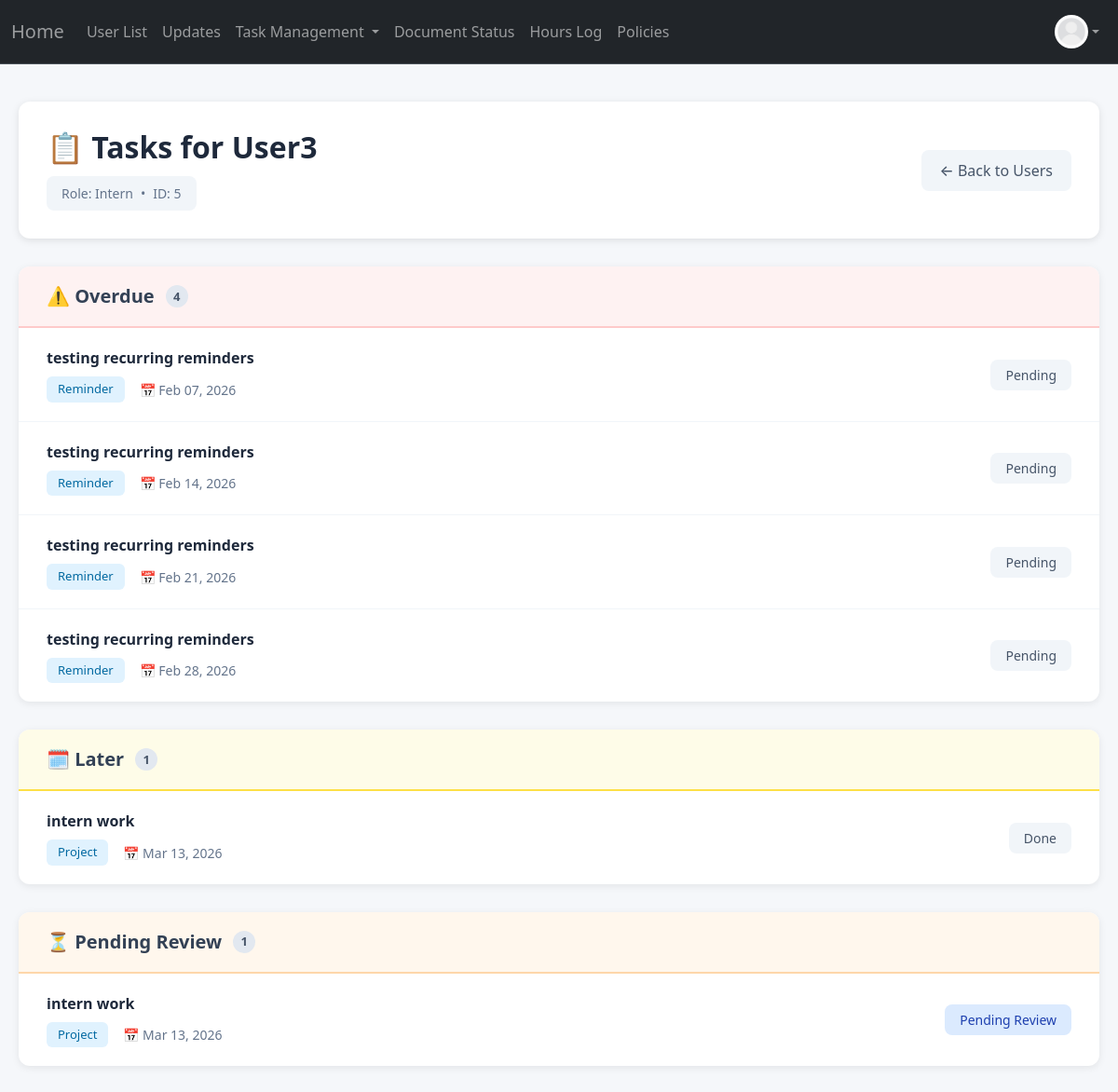
The page /tasks/user?user_id=5 (signed in) on the database its author committed.
### project/models.py (models this page shows, shortened)
class User(db.Model, UserMixin):
    __tablename__ = 'users'
    id: Mapped[int] = mapped_column(primary_key=True)
    name: Mapped[str] = mapped_column()
    email: Mapped[str] = mapped_column(unique=True)
    address: Mapped[str] = mapped_column(default="None Provided")
    password_hash: Mapped[str] = mapped_column(db.String(128))
    date_created: Mapped[datetime] = mapped_column(DateTime, server_default=func.now())
    total_hours: Mapped[float] = mapped_column(default=0.0)
    picture: Mapped[str] = mapped_column(default="default.jpeg")
    role: Mapped[str] = mapped_column(default="user")  # "user", "volunteer", " intern", "board"
    hours: Mapped[List["Hours"]] = relationship("Hours", back_populates="user", cascade="all, delete-orphan")
    documents: Mapped[List["Document"]] = relationship("Document", back_populates="user", cascade="all, delete-orphan")
    task_assignments: Mapped[List["TaskAssignment"]] = relationship(
        "TaskAssignment",
        back_populates="user",
        cascade="all, delete-orphan"
    )

class TaskAssignment(db.Model):
    __tablename__ = 'task_assignments'
    id: Mapped[int] = mapped_column(primary_key=True)
    task_id: Mapped[int] = mapped_column(db.ForeignKey('tasks.id'), name="fk_taskassign_task_id")
    user_id: Mapped[int] = mapped_column(db.ForeignKey('users.id'), name="fk_taskassign_user_id")
    due_date: Mapped[datetime] = mapped_column(DateTime, nullable=False)
    status: Mapped[str] = mapped_column(default="pending")
    upload: Mapped[bool] = mapped_column(default=False)
    filename: Mapped[str] = mapped_column(nullable=True)
    score: Mapped[float] = mapped_column(nullable=True)
    comments: Mapped[str] = mapped_column(default="")
    task: Mapped["Task"] = relationship("Task", back_populates="assignments")
    user: Mapped["User"] = relationship("User", back_populates="task_assignments")

class Task(db.Model):
    __tablename__ = 'tasks'
    id = db.Column(db.Integer, primary_key=True)
    title = db.Column(db.String(200), nullable=False)
    description = db.Column(db.Text, nullable=False)
    classification = db.Column(db.String(50), nullable=False)  # 'project' or 'reminder'
    assigned_role = db.Column(db.String(50), nullable=False)   # 'intern', 'volunteer', 'board', 'specific'
    created_by = db.Column(db.Integer, db.ForeignKey('users.id'), nullable=False)
    created_at = db.Column(db.DateTime, default=datetime.utcnow)
    is_recurring = db.Column(db.Boolean, default=False)  # Whether this is a recurring reminder
    recurrence_frequency = db.Column(db.String(50), nullable=True)  # 'daily', 'weekly', 'biweekly', 'monthly'
    recurrence_end_date = db.Column(db.Date, nullable=True)  # When to stop creating new assignments
    skip_review = db.Column(db.Boolean, default=False)  # If True, reminder goes straight to 'graded' when completed
    created_by_user = db.relationship('User', foreign_keys=[created_by], backref='created_tasks', lazy=True)
    assignments: Mapped[List["TaskAssignment"]] = relationship(
        "TaskAssignment",
        back_populates="task",
        cascade="all, delete-orphan"
    )

### app.py (the view)
@app.route("/tasks/user", methods=["GET"])
@login_required
@permission_required('board')
def specific_user_tasks():
    user_id = request.args.get('user_id', type=int)
    if not user_id:
        return redirect(url_for('task_status'))
    user = User.query.get_or_404(user_id)
    assignments = TaskAssignment.query.filter_by(user_id=user_id).order_by(TaskAssignment.due_date.asc()).all()
    today = datetime.now().date()
    week_start = today - timedelta(days=today.weekday())
    week_end = week_start + timedelta(days=6)
    next_week_start = week_end + timedelta(days=1)
    next_week_end = next_week_start + timedelta(days=6)
    for assignment in assignments:
        due_date = assignment.due_date.date() if assignment.due_date else None
        if due_date:
            if due_date < today and assignment.status != "done" and assignment.status != "graded":
                assignment.is_overdue = True
                assignment.is_this_week = False
                assignment.is_next_week = False
                assignment.is_later = False
            elif week_start <= due_date <= week_end:
                assignment.is_this_week = True
                assignment.is_overdue = False
                assignment.is_next_week = False
                assignment.is_later = False
            elif next_week_start <= due_date <= next_week_end:
                assignment.is_next_week = True
                assignment.is_this_week = False
                assignment.is_overdue = False
                assignment.is_later = False
            else:
                assignment.is_later = True
                assignment.is_this_week = False
                assignment.is_next_week = False
                assignment.is_overdue = False
        else:
            assignment.is_later = True
            assignment.is_this_week = False
            assignment.is_next_week = False
            assignment.is_overdue = False
    return render_template("specific_user_tasks.html", user=user, assignments=assignments)

### app.py (called while the page is built)
@app.context_processor
def inject_now():
    return {
        'now': datetime.now,
        'today': date.today
    }

### project/models.py (called while the page is built)
@login_manager.user_loader
def load_user(user_id):
    return User.query.get(user_id)

### project/templates/specific_user_tasks.html (shortened to what this page needs)
{% extends "base.html" %}
{% block content %}
<div class="tasks-container">
    <div class="page-header">
        <div>
            <h1>📋 Tasks for {{ user.name }}</h1>
            <div class="user-badge" style="margin-top: 12px;">
                <span>Role: {{ user.role.title() }}</span>
                <span>•</span>
                <span>ID: {{ user.id }}</span>
            </div>
        </div>
        <a href="{{ url_for('task_status') }}" class="back-btn">← Back to Users</a>
    </div>
    {% if assignments %}
        {% set overdue_tasks = assignments | selectattr('is_overdue', 'equalto', True) | list %}
        {% if overdue_tasks %}
        <div class="section-card">
            <div class="section-header overdue">
                <h2>⚠️ Overdue</h2>
                <span class="badge-count">{{ overdue_tasks|length }}</span>
            </div>
            <ul class="task-list">
                {% for assignment in overdue_tasks %}
                <a href="{{ url_for('view_task', assignment_id=assignment.id) }}" class="task-item">
                    <div class="task-main">
                        <div class="task-title">
                            {{ assignment.task.title }}
                        </div>
                        <div class="task-meta">
                            <span class="task-type">{{ assignment.task.classification.title() }}</span>
                            <span class="task-date">📅 {{ assignment.due_date.strftime('%b %d, %Y') if assignment.due_date else 'No date' }}</span>
                        </div>
                    </div>
                    <span class="task-status status-pending">{{ assignment.status.replace('_', ' ').title() }}</span>
                </a>
                {% endfor %}
            </ul>
        </div>
        {% endif %}
        {% set this_week_tasks = assignments | selectattr('is_this_week', 'equalto', True) | list %}
        {% set next_week_tasks = assignments | selectattr('is_next_week', 'equalto', True) | list %}
        {% set later_tasks = assignments | selectattr('is_later', 'equalto', True) | list %}
        {% if later_tasks %}
        <div class="section-card">
            <div class="section-header later">
                <h2>🗓️ Later</h2>
                <span class="badge-count">{{ later_tasks|length }}</span>
            </div>
            <ul class="task-list">
                {% for assignment in later_tasks %}
                <a href="{{ url_for('view_task', assignment_id=assignment.id) }}" class="task-item">
                    <div class="task-main">
                        <div class="task-title">
                            {{ assignment.task.title }}
                        </div>
                        <div class="task-meta">
                            <span class="task-type">{{ assignment.task.classification.title() }}</span>
                            <span class="task-date">📅 {{ assignment.due_date.strftime('%b %d, %Y') if assignment.due_date else 'No date' }}</span>
                        </div>
                    </div>
                    <span class="task-status status-pending">{{ assignment.status.replace('_', ' ').title() }}</span>
                </a>
                {% endfor %}
            </ul>
        </div>
        {% endif %}
        {% set pending_review = assignments | selectattr('status', 'equalto', 'done') | list %}
        {% if pending_review %}
        <div class="section-card">
            <div class="section-header pending-review">
                <h2>⏳ Pending Review</h2>
                <span class="badge-count">{{ pending_review|length }}</span>
            </div>
            <ul class="task-list">
                {% for assignment in pending_review %}
                <a href="{{ url_for('view_task', assignment_id=assignment.id) }}" class="task-item">
                    <div class="task-main">
                        <div class="task-title">
                            {{ assignment.task.title }}
                        </div>
                        <div class="task-meta">
                            <span class="task-type">{{ assignment.task.classification.title() }}</span>
                            <span class="task-date">📅 {{ assignment.due_date.strftime('%b %d, %Y') if assignment.due_date else 'No date' }}</span>
                        </div>
                    </div>
                    <span class="task-status status-done">Pending Review</span>
                </a>
                {% endfor %}
            </ul>
        </div>
        {% endif %}
        {% set completed = assignments | selectattr('status', 'equalto', 'graded') | list %}
    {% endif %}
</div>
{% endblock %}

### project/templates/base.html (shortened to what this page needs)
<!DOCTYPE html>
<html>
  <head>
    <link href="https://cdn.jsdelivr.net/npm/bootstrap@5.3.8/dist/css/bootstrap.min.css" rel="stylesheet">
  </head>
  <body>
    <nav class="navbar navbar-expand bg-dark border-bottom border-body" data-bs-theme="dark">
      <div class="container-fluid d-flex">
        <a class="navbar-brand" id="home-link"
            href="{% if current_user.is_authenticated and current_user.role == 'admin' %}
              {{ url_for('admin_dashboard') }}
            {% elif current_user.is_authenticated and current_user.role == 'board' %}
              {{ url_for('board_dashboard') }}
            {% elif current_user.is_authenticated and current_user.role == 'volunteer' %}
                {{ url_for('volunteer_dashboard') }}
            {% elif current_user.is_authenticated and current_user.role == 'intern' %}
                {{ url_for('intern_dashboard') }}
            {% else %}
              {{ url_for('user_dashboard') }}
          {% endif %}">
          Home
        </a>
        <ul class="navbar-nav mb-2 mb-lg-0 d-flex flex-row">
          {% if current_user.is_authenticated and current_user.role != 'user' %}
            {% if current_user.role == 'admin' or current_user.role == 'board' %}
              <li class="nav-item">
                <a class="nav-link" href="{{ url_for('user_list') }}">User List</a>
              </li>
              <li class="nav-item">
              <a class="nav-link"
              href="{{ url_for('notification') }}">
                  Updates </a>
              </li>
                <li class="nav-item dropdown">
                  <a class="nav-link dropdown-toggle" href="#" id="taskDropdown" role="button" aria-expanded="false">
                    Task Management
                  </a>
                </li>
            {% else %}
                <li class="nav-item">
                  <a class="nav-link" href="{{ url_for('my_tasks') }}">Tasks Status</a>
                </li>
            {% endif %}
            <li class="nav-item">
              <a class="nav-link" href="{{ url_for('document_status') }}">Document Status</a>
            </li>
            <li class="nav-item">
              <a class="nav-link"
              href="{{ url_for('hours_log') }}">
                  Hours Log </a>
            </li>
            <li class="nav-item">
              <a class="nav-link"
              href="{{ url_for('policies') }}">
                  Policies </a>
            </li>
          {% endif %}
        </ul>
        {% if current_user.is_authenticated %}
        <ul class="navbar-nav ms-auto mb-2 mb-lg-0">
          <li class="nav-item dropdown">
            <a class="nav-link d-flex align-items-center dropdown-toggle" href="#" id="profileDropdown" role="button" aria-expanded="false">
              <img src="{{ url_for('static', filename='profile_pics/' ~ current_user.picture ) }}" alt="Profile" style="height:36px;width:36px;border-radius:50%;">
            </a>
          </li>
        </ul>
        {% endif %}
      </div>
    </nav>
    {% block content %}
    {% endblock %}
  </body>
</html>

### project/templates/specific_user_tasks.html (style rules this page uses)
body { background-color: #f5f7fa; }
.tasks-container { max-width: 1400px; margin: 0 auto; padding: 40px 20px; }
.page-header { background: white; padding: 30px; border-radius: 12px; box-shadow: 0 2px 8px rgba(0,0,0,0.1); margin-bottom: 30px; display: flex; justify-content: space-between; align-items: center; }
.page-header h1 { margin: 0; color: #1e293b; font-size: 32px; font-weight: 600; }
.back-btn { display: inline-flex; align-items: center; gap: 8px; padding: 10px 20px; background-color: #f1f5f9; color: #475569; border-radius: 8px; text-decoration: none; font-weight: 500; transition: background-color 0.2s; }
.section-card { background: white; border-radius: 12px; box-shadow: 0 2px 8px rgba(0,0,0,0.08); margin-bottom: 30px; overflow: hidden; }
.section-header { padding: 20px 30px; border-bottom: 2px solid #f1f5f9; display: flex; align-items: center; gap: 12px; }
.section-header h2 { margin: 0; font-size: 20px; font-weight: 600; color: #334155; }
.section-header.overdue { background-color: #fef2f2; border-bottom-color: #fecaca; }
.section-header.later { background-color: #fefce8; border-bottom-color: #fde047; }
.section-header.pending-review { background-color: #fff7ed; border-bottom-color: #fed7aa; }
.task-list { padding: 0; margin: 0; list-style: none; }
.task-item { padding: 20px 30px; border-bottom: 1px solid #f1f5f9; display: flex; align-items: center; justify-content: space-between; transition: background-color 0.2s, transform 0.1s; text-decoration: none; color: inherit; cursor: pointer; }
.task-item:last-child { border-bottom: none; }
.task-main { flex: 1; min-width: 0; }
.task-title { font-size: 16px; font-weight: 600; color: #1e293b; margin-bottom: 4px; }
.task-meta { display: flex; gap: 16px; align-items: center; margin-top: 8px; }
.task-type { display: inline-flex; align-items: center; padding: 4px 12px; background-color: #e0f2fe; color: #0369a1; border-radius: 6px; font-size: 13px; font-weight: 500; }
.task-date { color: #64748b; font-size: 14px; display: flex; align-items: center; gap: 6px; }
.task-status { display: inline-flex; align-items: center; padding: 6px 16px; border-radius: 8px; font-size: 14px; font-weight: 500; white-space: nowrap; }
.status-pending { background-color: #f1f5f9; color: #475569; }
.status-done { background-color: #dbeafe; color: #1e40af; }
.badge-count { display: inline-flex; align-items: center; justify-content: center; min-width: 24px; height: 24px; padding: 0 8px; background-color: #e2e8f0; color: #475569; border-radius: 12px; font-size: 13px; font-weight: 600; }
.user-badge { display: inline-flex; align-items: center; gap: 8px; padding: 8px 16px; background-color: #f1f5f9; border-radius: 8px; font-size: 14px; color: #64748b; }

### project/templates/base.html (style rules this page uses)
.dropdown { position: relative; display: inline-block; }
.navbar-brand { color: rgba(255,255,255,0.55) !important; }
.navbar-nav .nav-link { color: rgba(255,255,255,0.55) !important; }

### rows shown on the page
User: picture (placeholder picture)
User: name "User3", role "Intern", id "5"
TaskAssignment: task "testing recurring reminders", task.classification "Reminder", due_date "Feb 07, 2026", status.replace "Pending"
TaskAssignment: task "testing recurring reminders", task.classification "Reminder", due_date "Feb 14, 2026", status.replace "Pending"
TaskAssignment: task "testing recurring reminders", task.classification "Reminder", due_date "Feb 21, 2026", status.replace "Pending"
TaskAssignment: task "testing recurring reminders", task.classification "Reminder", due_date "Feb 28, 2026", status.replace "Pending"
TaskAssignment: task "intern work", task.classification "Project", due_date "Mar 13, 2026", status.replace "Done"

### other values the page prints
{{ overdue_tasks|length }} "4"
{{ later_tasks|length }} "1"
{{ pending_review|length }} "1"
